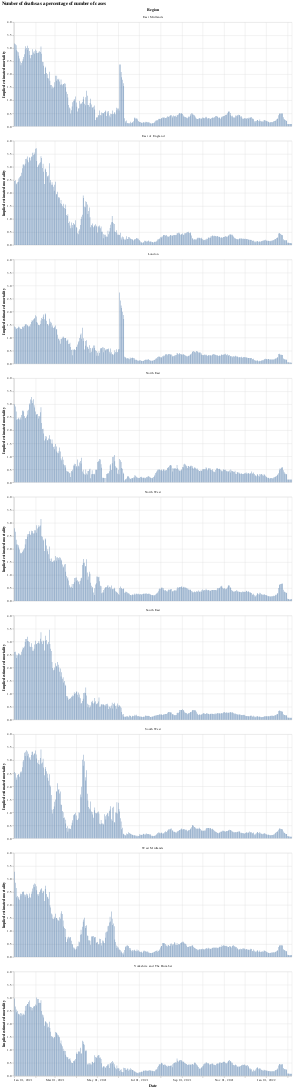

Notebook code for this chart:
### Code cell
#collapse
bars = alt.Chart(eng_deaths.query("date >= '2021-01-01'")).mark_bar().encode(
    x=alt.X("yearmonthdate(date):T", axis=alt.Axis(title='Date')),
    y=alt.Y("mortalityEstimated:Q", axis=alt.Axis(title='Implied estimated mortality')),
    tooltip="mortalityEstimated:Q"
).properties(width=800)

bars.facet(alt.Column('areaName', title='Region'), columns=1).properties(title='Number of deaths as a percentage of number of cases')

### Figure 1 — Vega-Lite specification as saved in the notebook (floating-point values rounded to 4 significant figures; data arrays with more than 128 entries replaced by an {"elided": "..."} marker saying what was removed)
{"config": {"view": {"continuousWidth": 400, "continuousHeight": 300}}, "data": {"name": "data-eb8033c9c9f6292fa4657ec6fab796dc"}, "facet": {"type": "nominal", "field": "areaName", "title": "Region"}, "spec": {"mark": "bar", "encoding": {"tooltip": {"type": "quantitative", "field": "mortalityEstimated"}, "x": {"type": "temporal", "axis": {"title": "Date"}, "field": "date", "timeUnit": "yearmonthdate"}, "y": {"type": "quantitative", "axis": {"title": "Implied estimated mortality"}, "field": "mortalityEstimated"}}, "width": 800}, "columns": 1, "title": "Number of deaths as a percentage of number of cases", "$schema": "https://vega.github.io/schema/vega-lite/v4.8.1.json", "datasets": {"data-eb8033c9c9f6292fa4657ec6fab796dc": {"elided": "3744 records"}}}
